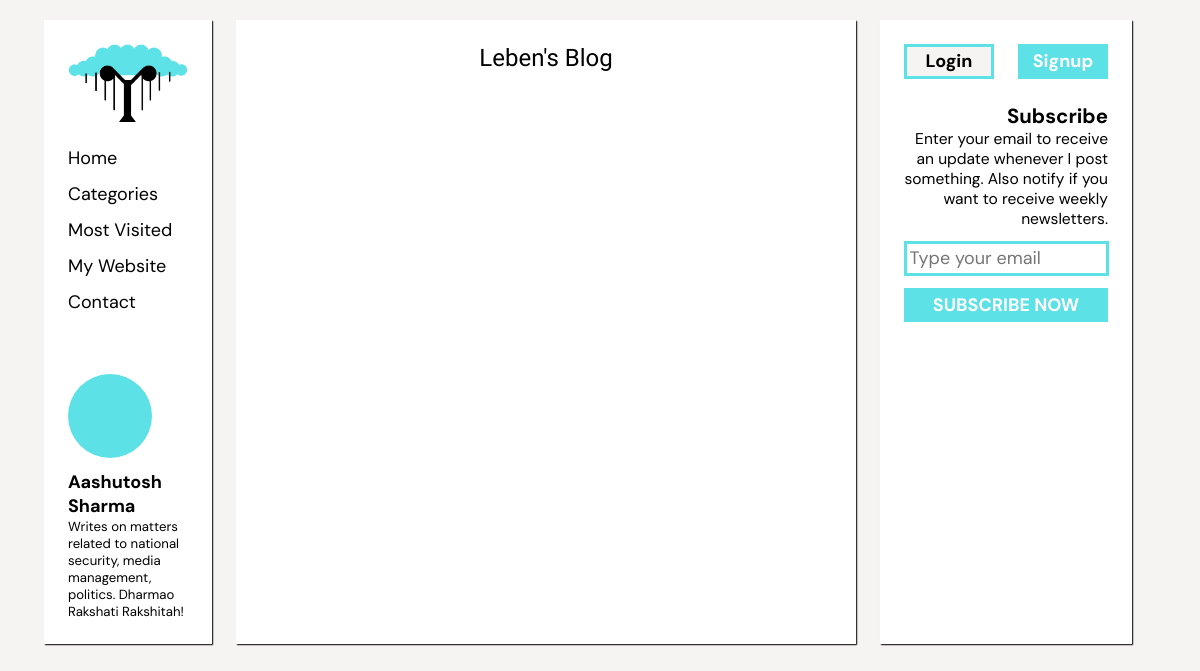
/blog/, run on an earlier commit of the app's database.
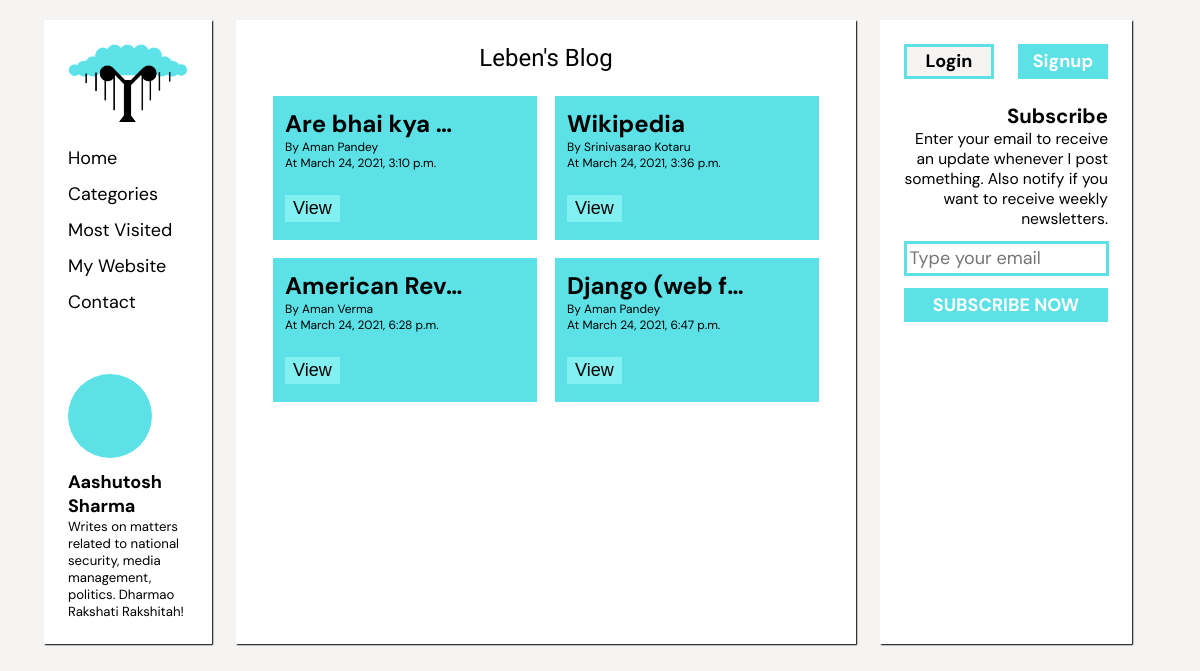
And on a later commit of the database.
### blogger/models.py (models this page shows, shortened)
class Post(models.Model):
    sno = models.AutoField((""), primary_key=True)
    title = models.CharField(max_length=50)
    slug = models.SlugField(max_length=250, null=True, blank=True)
    content = models.TextField(max_length=3000)
    thimg = models.ImageField(upload_to='./static/img', default='')
    author = models.TextField(default='')
    time_stamp = models.DateTimeField(auto_now=True)

### blogger/views.py (the view, shortened to what this page needs)
# urls.py: path('', views.blogHome, name='home'),
def blogHome(request):
    allPosts = Post.objects.all()
    context = {'allPosts': allPosts}
    return render(request, 'blog/myBlog.html', context)

### templates/blog/myBlog.html (shortened to what this page needs)
{% extends 'blogbase.html' %}
{% block body %}
{% for post in allPosts %}
<div class="post">
    <div class="aboutpost">
        <div class="title text" id="post-title">{{post.title}}</div>
        <div class="author text">By {{post.author}}</div>
        <div class="author text">At {{ post.time_stamp }}</div>
        <div class="view"><a href="post/{{post.slug}}" class="btn"><button>View</button></a></div>
    </div>
</div>
{% endfor %}
{% endblock body %}

### templates/blogbase.html (shortened to what this page needs)
<!DOCTYPE html>
<html lang="en">
<head>
    {% load static %}
    <link rel="stylesheet" href="{% static 'blogbase.css' %}">
    {% load static %}
</head>
<body>
    <div class="flex-container text">
        <div class="dabba" id="left" style="left: -35vw;">
            <div id="logo1">
                {% load static %}
                <img src="{% static 'logo1.png' %}" alt="logo" id="logo">
            </div>
            <div class="index">
                <div class="text indexing" id="index-1">Home</div>
                <div class="text indexing" id="index-2">Categories</div>
                <div class="text indexing" id="index-3">Most Visited</div>
                <div class="text indexing" id="index-4">My Website</div>
                <div class="text indexing" id="index-5">Contact</div>
            </div>
            <div class="aboutme">
                <div class="img"></div>
                <div class="name">Aashutosh Sharma</div>
                <div class="authordescript">Writes on matters related to national security, media management, politics.
                    Dharmao Rakshati Rakshitah!</div>
            </div>
        </div>
        <div class="dabba" id="center">
            <div class="heading headingtext" id="heading">
                {% load static %}
                <span id="ham" onclick="return pullLeft()">
                </span>
                <span id="blogheading">Leben's Blog</span>
                {% load static %}
                <span id="key">
                    {% if user.is_authenticated %}
                    <span id="authnameinit" class="text" onclick="return drop()">
                    {{request.user.first_name | make_list | first}}{{request.user.last_name | make_list | first}}
                    </span>
                    {% else %}
                    <span>
                    <a href="/blog/login/">
                    </a>
                    </span>
                    {% endif %}
                </span>
            </div>
            <div class="postflex" onclick="return pushLeft()">
                {% block body %}{% endblock body %}
            </div>
        </div>
        <div class="dabba" id="right">
            {% if user.is_authenticated %}
            <div class="logoutdropdown btn">
                <a class="nav-link dropdown-toggle" type="button" id="navbarDropdown" role="button" data-bs-toggle="dropdown"
                    aria-expanded="false">
                    <button class="logoutdrop btn text margin-btn" onclick="return dropdown()" id="logoutdropping">Welcome,
                        {{request.user.first_name}} <span id="arrow">&#9660;</span></button>
                </a>
                <div class="dropdown-menu dropdown-flex" aria-labelledby="navbarDropdown" id="dropdownlogout" style="z-index: -5; opacity = 0;">
                    <div class="drop" id="drop-1">
                    <span id="userimage"></span>
                    <span id="userdetails"><div id="user_name"><span>{{request.user.first_name}}
                                </span><span>{{request.user.last_name}}</span></a></div>
                        <div id="user_email">{{request.user.email}} </a></div></span>
                    </div>
                    <div class="drop" id="drop0">
                        <div>{% if request.user.is_superuser %}
                            <a class="dropdown-item" href="/blog/newpost/">New Edit</a>
                            {% else %}
                            <a class="dropdown-item" href="/blog/newedit/">New Post</a>
                            {% endif %}
                        </div>
                    </div>
                    <div class="drop" id="drop1">
                        <div><a class="dropdown-item" href="#">Account Settings</a></div>
                        <div><a class="dropdown-item" href="#">Get help</a></div>
                    </div>
                    <div class="drop" id="drop2">
                        <a class="dropdown-item" href="/blog/logout">Logout</a>
                    </div>
                </div>
            </div>
            {% else %}
            <div class="loginsignup flexbox">
                <div class="btn" id="login">
                    <a href="/blog/login/" class="text">
                        <button class="btn btn-primary text" id="loginbutton">Login</button>
                    </a>
                </div>
                <div class="btn" id="signup">
                    <a href="/blog/signup/" class="text">
                        <button class="btn btn-primary text" id="signupbutton">Signup</button>
                    </a>
                </div>
            </div>
            {% endif %}
            <div class="messages message-flex" id="message-flex">
            <div class="subscribeform margin-subscribe">
                <form action="/blog/" name="subscribeform" method="post" required>
                    <div id="subscribeform">
                        <div class="text subscribe" id="subscribe1">Subscribe</div>
                        <div class="text signupdesc" id="signupdesc1">Enter your email to receive an update whenever I post
                            something. Also
                            notify if you want to receive weekly newsletters.</div>
                        <div class="input" id="inputemail">
                            <input class="text" type="email" id="email" name="email" placeholder="Type your email">
                        </div>
                        <div class="input">
                            <button class="btn btn-primary text button button-subscribe" id="button-subscribe1" type="submit">SUBSCRIBE
                                NOW</button>
                        </div>
                    </div>
                </form>
            </div>
        </div>
    </div>
    <div class="neweditpencil" id="neweditpencil">
        {% if request.user.is_superuser %}
        {% load static %}
        {% elif user.is_authenticated %}
        <a href="/blog/newedit/">
        <img src="{% static 'img/pencil.png' %}" alt="pencil">
        </a>
        {% else %}
        <a href="/blog/login/">
        <img src="{% static 'img/pencil.png' %}" alt="pencil">
        </a>
    </div>
    {% endif %}
</body>
</html>

### static/blogbase.css (style rules this page uses)
body { background: #F6F3F3; }
.flex-container { display: flex; gap: 2vw; }
.text { font-family: 'DM Sans', sans-serif; }
.dabba { background: white; box-shadow: 0.1vw 0.1vw 0.1vw black; flex-grow: 4; flex-flow: column; margin-top: 1vw; padding: 2vw; }
#logo1 { position: relative; width: 100%; display: flex; justify-content: center; align-items: center; }
#logo { width: 10vw; }
#left { margin-left: 3vw; width: 40vw; }
.index { margin-top: 2vw; font-size: 1.5vw; }
.indexing { margin-top: 1vw; }
.aboutme { margin-top: 5vw; }
.img { width: 7vw; height: 7vw; background: #5CE1E6; border-radius: 50vw; }
.name { margin-top: 1vw; font-weight: bold; font-size: 1.5vw; }
.authordescript { font-size: 1.1vw; }
#center { width: 200vw; display: flex; flex-direction: column; }
.headingtext { font-family: 'Sacramento', cursive; font-size: 2vw; text-align: center; }
#right { margin-right: 3vw; }
.flexbox { display: flex; gap: 2vw; }
.postflex { margin-top: 2vw; display: flex; flex-wrap: wrap; justify-content: center; gap: 1.5vw; }
.btn { width: 100%; }
.loginsignup { margin-bottom: 2vw; }
.signupdesc { font-size: 1.3vw; }
#signupbutton, #loginbutton, .logoutdrop { padding: 0.2vw; font-size: 1.5vw; }
#signupbutton { font-weight: bold; background: #5CE1E6; outline: none; border: solid #5CE1E6; color: white; }
#signupbutton::after, #loginbutton::after { font-weight: bold; outline: none; }
.logoutdrop, #loginbutton { background: #F6F3F3; outline: none; border: solid #5CE1E6; font-weight: bold; }
.subscribeform { padding-top: 0vw; text-align: right; }
.subscribe { font-weight: bold; font-size: 1.7vw; }
#inputemail { width: 100%; padding: 0vw; }
#email { margin-top: 1vw; padding: 0.2vw; font-size: 1.5vw; border: solid #5CE1E6; width: 95%; outline: none; }
.button-subscribe { font-weight: bold; background: #5CE1E6; outline: none; border: solid #5CE1E6; color: white; padding: 0.2vw; font-size: 1.5vw; margin-top: 1vw; }
.button-subscribe::after { font-weight: bold; outline: none; }
.post { background: #5CE1E6; width: 20vw; height: 10vw; padding: 1vw; }
.title { font-size: 2vw; font-weight: bold; }
.author { font-size: 1vw; }
.message-flex { display: flex; flex-wrap: wrap; }
#post-title { width: 15vw; font-size: 2vw; font-weight: bold; white-space: nowrap; overflow: hidden; text-overflow: ellipsis; }
.view button { font-size: 1.5vw; margin-top: 2vw; background: #82EFF1; border: 0.2vw solid #82EFF1; }
.title { font-size: 2vw; }

What changed in the data, as far as the page shows it:
added Post: title "Are bhai kya…", author "Aman Pandey", time_stamp "March 24, 2021, 3:10 p.m."
added Post: title "Wikipedia", author "Srinivasarao Kotaru", time_stamp "March 24, 2021, 3:36 p.m."
added Post: title "American Rev…", author "Aman Verma", time_stamp "March 24, 2021, 6:28 p.m."
added Post: title "Django (web f…", author "Aman Pandey", time_stamp "March 24, 2021, 6:47 p.m."
